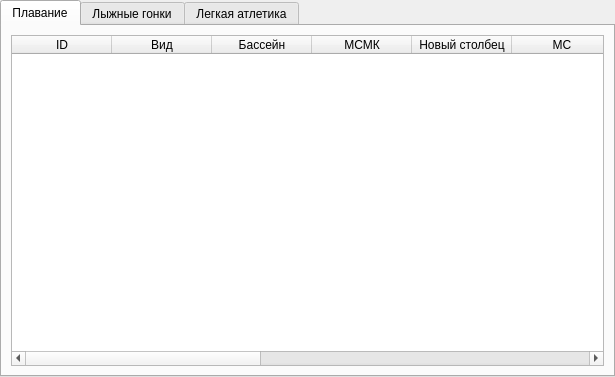
<?xml version="1.0" encoding="UTF-8"?>
<ui version="4.0">
 <class>TabWidgetCategories</class>
 <widget class="QTabWidget" name="TabWidgetCategories">
  <property name="geometry">
   <rect>
    <x>0</x>
    <y>0</y>
    <width>615</width>
    <height>377</height>
   </rect>
  </property>
  <property name="windowTitle">
   <string>TabWidget</string>
  </property>
  <property name="currentIndex">
   <number>0</number>
  </property>
  <widget class="QWidget" name="swimTab">
   <attribute name="title">
    <string>Плавание</string>
   </attribute>
   <layout class="QGridLayout" name="gridLayout">
    <item row="0" column="0">
     <widget class="QTableWidget" name="swimTable">
      <column>
       <property name="text">
        <string>ID</string>
       </property>
      </column>
      <column>
       <property name="text">
        <string>Вид</string>
       </property>
      </column>
      <column>
       <property name="text">
        <string>Бассейн</string>
       </property>
      </column>
      <column>
       <property name="text">
        <string>МСМК</string>
       </property>
      </column>
      <column>
       <property name="text">
        <string>Новый столбец</string>
       </property>
      </column>
      <column>
       <property name="text">
        <string>МС</string>
       </property>
      </column>
      <column>
       <property name="text">
        <string>1 разряд</string>
       </property>
      </column>
      <column>
       <property name="text">
        <string>2 разряд</string>
       </property>
      </column>
      <column>
       <property name="text">
        <string>3 разряд</string>
       </property>
      </column>
      <column>
       <property name="text">
        <string>1 (юн)</string>
       </property>
      </column>
      <column>
       <property name="text">
        <string>2 (юн)</string>
       </property>
      </column>
      <column>
       <property name="text">
        <string>3 (юн)</string>
       </property>
      </column>
     </widget>
    </item>
   </layout>
  </widget>
  <widget class="QWidget" name="skiTab">
   <attribute name="title">
    <string>Лыжные гонки</string>
   </attribute>
   <layout class="QGridLayout" name="gridLayout_2">
    <item row="0" column="0">
     <widget class="QTableWidget" name="skiTable"/>
    </item>
   </layout>
  </widget>
  <widget class="QWidget" name="athleticsTab">
   <attribute name="title">
    <string>Легкая атлетика</string>
   </attribute>
   <layout class="QGridLayout" name="gridLayout_3">
    <item row="0" column="0">
     <widget class="QTableWidget" name="athleticsTable"/>
    </item>
   </layout>
  </widget>
 </widget>
 <resources/>
 <connections/>
</ui>
